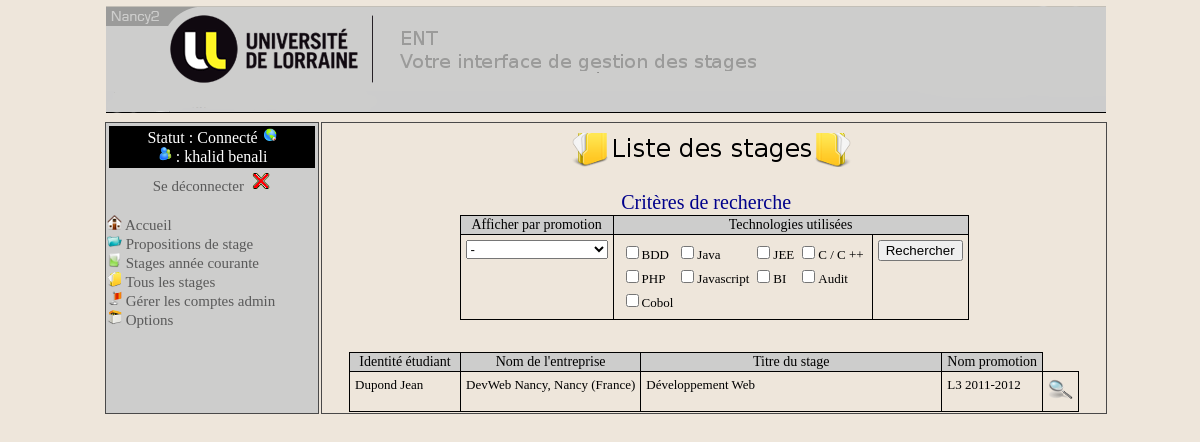
The app's page /?action=listeStages (signed in) with its own data.
### tables this page shows
CREATE TABLE IF NOT EXISTS `techno` (
  `id` int(11) NOT NULL AUTO_INCREMENT,
  `nom` varchar(100) NOT NULL,
  PRIMARY KEY (`id`)
);

CREATE TABLE IF NOT EXISTS `stage` (
  `idstage` int(11) NOT NULL AUTO_INCREMENT,
  `identreprise` int(11) DEFAULT NULL,
  `idcontact` int(11) DEFAULT NULL,
  `idpromotion` int(11) DEFAULT NULL,
  `idproposition` int(11) NOT NULL,
  `idutilisateur` int(11) NOT NULL,
  `sujetstage` text,
  `titrestage` varchar(200) NOT NULL,
  `technostage` varchar(200) NOT NULL,
  `datevalidation` date DEFAULT NULL,
  `datedebut` date DEFAULT NULL,
  `datefin` date DEFAULT NULL,
  `datesoutenance` date DEFAULT NULL,
  `lieusoutenance` varchar(50) DEFAULT NULL,
  `etatstage` varchar(50) DEFAULT NULL,
  `noteobtenue` smallint(6) DEFAULT NULL,
  `appreciationobtenue` text,
  `remuneration` text,
  `embauche` tinyint(1) DEFAULT NULL,
  `dateembauche` date DEFAULT NULL,
  `respcivil` tinyint(1) DEFAULT NULL,
  PRIMARY KEY (`idstage`),
  KEY `fk_association_9` (`idpromotion`),
  KEY `fk_propositionstage` (`idproposition`),
  KEY `fk_stage_contact` (`idcontact`),
  KEY `fk_stage_entreprise` (`identreprise`),
  KEY `fk_utilistateur_stage` (`idutilisateur`)
);

CREATE TABLE IF NOT EXISTS `utilisateur` (
  `idutilisateur` int(11) NOT NULL AUTO_INCREMENT,
  `idpromotion` int(11) NOT NULL,
  `mailutilisateur` varchar(50) DEFAULT NULL,
  `passwordutilisateur` varchar(50) DEFAULT NULL,
  `passwordutilisateurtmp` varchar(50) NOT NULL,
  `nomutilisateur` varchar(50) DEFAULT NULL,
  `prenomutilisateur` varchar(50) DEFAULT NULL,
  `numetudiant` varchar(50) DEFAULT NULL,
  `idConfirmationMail` varchar(100) NOT NULL,
  `admin` tinyint(1) DEFAULT NULL,
  PRIMARY KEY (`idutilisateur`),
  KEY `fk_utilisateurpromotion` (`idpromotion`)
);

CREATE TABLE IF NOT EXISTS `entreprise` (
  `identreprise` int(11) NOT NULL AUTO_INCREMENT,
  `nomentreprise` varchar(50) DEFAULT NULL,
  `adresseentreprise` varchar(200) DEFAULT NULL,
  `villeentreprise` varchar(50) DEFAULT NULL,
  `codepostalentreprise` varchar(50) DEFAULT NULL,
  `paysentreprise` varchar(50) DEFAULT NULL,
  `numerotelephone` varchar(50) DEFAULT NULL,
  `numerosiret` varchar(17) DEFAULT NULL,
  `urlsiteinternet` varchar(50) DEFAULT NULL,
  `statutjuridique` varchar(50) DEFAULT NULL,
  PRIMARY KEY (`identreprise`)
);

CREATE TABLE IF NOT EXISTS `promotion` (
  `idpromotion` int(11) NOT NULL AUTO_INCREMENT,
  `nompromotion` varchar(50) DEFAULT NULL,
  `accesentreprises` tinyint(1) DEFAULT NULL,
  PRIMARY KEY (`idpromotion`)
);

### Pages/Controleur/ControleurResponsable.php (called while the page is built, shortened)
<?php
require_once RACINE_VUE . 'Afficheur.php';
require_once RACINE_VUE . 'VueMenuGauche.php';
require_once RACINE_VUE . 'VueCorpsResponsable.php';
require_once 'BDResponsable.php';
    function afficherListeStage(){
        $tabStage = null ;
        $idPromoSelect = null ;
        $tabTechnoSelect = null ;
        if ($tabTechnoSelect == null && $idPromoSelect == null){
            $tabStage = BDResponsable::rechercherStage();
        }else{
            $tabStage = BDResponsable::rechercherStageByPromoByTechno($idPromoSelect, $tabTechnoSelect);
        }
        $tabPromotion = BDCommun::recherchePromotion();
        $technoTab = BDCommun::rechercheTechnos();
        $corps = genererListeStage($tabStage, $tabPromotion, $technoTab, $idPromoSelect, $tabTechnoSelect);
    }
?>

### Pages/Controleur/ControleurPrincipal.php (called while the page is built, shortened)
<?php
require_once RACINE_CONTROLEUR . 'ControleurResponsable.php';
call_action();
function verifierAutorisationAction($action) {
    if (isset($_SESSION['connecte'])) {
        if ($_SESSION['connecte'] == 1) {
            $utilisateur = $_SESSION['modeleUtilisateur'];
            if ($utilisateur->getAdmin()) {
                if ($action == "listePropositionStageResponsable") {
                    return $action;
                } else if ($action == "detailProp") {
                    return $action;
                } else if ($action == "validerProp") {
                    return $action;
                } else if ($action == 'detailStage') {
                    return $action;
                } else if ($action == "editerStage") {
                    return $action;
                } else if ($action == "listeStageAnneeCourante") {
                    return $action;
                } else if ($action == "listeStages") {
                    return $action;
                } else if ($action == "gererCompteAdmin") {
                    return $action;
                } else if ($action == "accesDonneesEtudiants") {
                    return $action;
                } else if ($action == "pagePrincipale") {
                    return $action;
                } else if ($action == "connexion") {
                    return $action;
                } else if ($action == "deconnexion") {
                    return $action;
                } else if ($action == "ajouterAdmin") {
                    return $action;
                } else if ($action == "validerModifStage") {
                    return $action;
                } else if ($action == "modifierAdmin") {
                    return $action;
                } else if ($action == "modifierAdminEtape2") {
                    return $action;
                } else if ($action == "supprimerAdmin") {
                    return $action;
                } else if ($action == "option") {
                    return $action;
                } else if ($action == "gererPromotion") {
                    return $action;
                } else if ($action == "telechargement") {
                    return $action;
                } else {
                    return "pagePrincipaleResponsable";
                }
            }
        }
    }
}
function call_action() {
    $action = '';
    if (!isset($_REQUEST['action'])) {
        $action = 'afficherAccueil';
    } else {
        $action = $_REQUEST['action'];
        $action = verifierAutorisationAction($action);
        switch ($action) {
            case 'listeStages' :
                $action = 'afficherListeStage';
                break;
        }
    }
    $action();
}
?>

### index.php (called while the page is built, shortened)
<?php
    require_once RACINE_CONTROLEUR.'ControleurPrincipal.php' ;
?>

### Pages/Modele/ModeleTechno.php (called while the page is built, shortened)
<?php
    class ModeleTechno {
        private $id ;
        private $nom ;
        function __construct($id, $nom) {
            $this->id = $id;
            $this->nom = $nom;
        }
        public function getId() {
            return $this->id;
        }
        public function getNom() {
            return $this->nom;
        }
    }
?>

### BDCommun.php (called while the page is built, shortened)
<?php
class BDCommun{
    public static function rechercheTechnos(){
        $technoTab = NULL ;
        $requete = "SELECT * FROM techno";
        $retour = mysql_query($requete);
        $i=0;
        while ($tableau = mysql_fetch_array($retour)) {
            $technoTab[$i] = new ModeleTechno($tableau['id'], $tableau['nom']);
            $i++ ;
        }
        return $technoTab ;
    }
}
?>

### Pages/Modele/ModeleStage.php (called while the page is built, shortened)
<?php
class ModeleStage {
    private $idstage;
    private $titreStage;
    private $utilisateur;
    private $entreprise;
    private $promotion;
    function __construct($idstage, $identreprise, $idcontact, $sujetstage, $datevalidation, $datedebut, $datefin, $datesoutenance, $lieusoutenance, $etatstage, $noteobtenue, $appreciationobtenue, $remuneration, $embauche, $dateembauche, $utilisateur, $entreprise, $contact, $promotion, $respcivil, $titreStage, $technoStage) {
        $this->idstage = $idstage;
        $this->utilisateur = $utilisateur;
        $this->entreprise = $entreprise;
        $this->promotion = $promotion;
        $this->titreStage = $titreStage;
    }
    public function getTitreStage() {
        return $this->titreStage;
    }
    public function getIdstage() {
        return $this->idstage;
    }
    public function getUtilisateur() {
        return $this->utilisateur;
    }
    public function getEntreprise() {
        return $this->entreprise;
    }
    public function getPromotion() {
        return $this->promotion;
    }
}
?>

### Pages/Modele/ModeleUtilisateur.php (called while the page is built, shortened)
    <?php
    class ModeleUtilisateur {
        private $prenom ;
        private $nom ;
        function __construct($id, $promotion, $numeroetudiant, $prenom, $nom, $mail, $admin, $idpromotion) {
            $this->prenom = $prenom;
            $this->nom = $nom;
        }
        public function getPrenom() {
            return $this->prenom;
        }
        public function getNom() {
            return $this->nom;
        }
    }
?>

### BDResponsable.php (called while the page is built, shortened)
<?php
require_once RACINE_MODELE . 'ModeleEntreprise.php';
require_once RACINE_MODELE . 'ModeleStage.php';
require_once RACINE_MODELE . 'ModeleUtilisateur.php';
require_once RACINE_MODELE . 'ModelePromotion.php';
require_once RACINE_MODELE . 'ModeleTechno.php';
class BDResponsable {
    public static function rechercherStage(){
        $tabStage = null;
        $i=0;
        $requete = "SELECT s.idstage, s.etatstage, s.datevalidation, s.titrestage, u.nomutilisateur,
                    u.prenomutilisateur, e.nomentreprise, e.paysentreprise,
                    e.villeentreprise, s.noteobtenue, pr.nompromotion
                    FROM stage s, entreprise e, utilisateur u, promotion pr
                    WHERE u.idutilisateur = s.idutilisateur
                    AND u.idpromotion = pr.idpromotion
                    AND s.identreprise = e.identreprise
        ";
        $retour = mysql_query($requete) or die(mysql_error());
        while ($tableau = mysql_fetch_array($retour)) {
            $promotion = new ModelePromotion(null, $tableau['nompromotion'], null);
            $etudiant = new ModeleUtilisateur(null, null, null, $tableau['prenomutilisateur'], $tableau['nomutilisateur'], null, null, NULL);
            $entreprise = new ModeleEntreprise(null, $tableau['nomentreprise'], null, $tableau['villeentreprise'], null,  $tableau['paysentreprise'], null, null, null, null);
            $tabStage[$i] = new ModeleStage($tableau['idstage'], null, null, null, $tableau['datevalidation'], null, null, null, null, $tableau['etatstage'], $tableau['noteobtenue'], null, null, null, null, $etudiant, $entreprise, null, $promotion,null, $tableau['titrestage'], null);
            $i++;
        }
        return $tabStage;
    }
}
?>

### Pages/Modele/ModeleEntreprise.php (called while the page is built, shortened)
<?php
    class ModeleEntreprise {
        private $nom ;
        private $ville ;
        private $pays ;
        function __construct($id, $nom, $adresse, $ville, $codePostal, $pays, $numeroTelephone, $numeroSiret, $urlSiteInternet, $statutJuridique) {
            $this->nom = $nom;
            $this->ville = $ville;
            $this->pays = $pays;
        }
        public function getNom() {
            return $this->nom;
        }
        public function getVille() {
            return $this->ville;
        }
        public function getPays() {
            return $this->pays;
        }
    }
?>

### Pages/Modele/ModelePromotion.php (called while the page is built, shortened)
<?php
class ModelePromotion {
    private $nompromotion;
    function __construct($idpromotion, $nompromotion, $accesentreprises) {
        $this->nompromotion = $nompromotion;
    }
    public function getNompromotion() {
        return $this->nompromotion;
    }
}
?>

### Pages/Vue/VueCorpsResponsable.php (the view, shortened to what this page needs)
<?php
function genererListeStage($tabStage, $tabPromotion, $technoTab, $idPromoSelect, $tabTechnoSelect) {
    $corps = "<td id = \"corps\">
            <table>
                    <tr>
                        <td class=\"titre\">
                            <img src=\"Images/liste_stages.png\" alt=\"titre\">
                        </td>
                    </tr>
                </table><br/>
            <form name=\"formulaireListeStage\" method=\"post\" action=\"" . RACINE . "?action=listeStages\">
            <table class=\"tab_prop_stage\">
            <tr>
                <td colspan=\"2\" class=\"sous_titre_prop\">
                    &nbsp;&nbsp;&nbsp;&nbsp;&nbsp;&nbsp;&nbsp;&nbsp;&nbsp;&nbsp;&nbsp;&nbsp;&nbsp;&nbsp;&nbsp;
                    Crit&egrave;res de recherche
                </td>
            </tr>
            <tr>
                <td class=\"entete_tab_prop_stage\">
                    Afficher par promotion
                </td>
                <td colspan=\"2\" class=\"entete_tab_prop_stage\">
                    Technologies utilisées
                </td>
             </tr>
             <tr>
                <td class=\"contenu_tab\">
            <select name=\"promotion\" id=\"promotion\">
            <option value=\"-\">-</option>";
            foreach ($tabPromotion as $promoCourante) {
                $corps .= "<option value=\"" . $promoCourante->getIdpromotion() . "\">" . $promoCourante->getNompromotion() . "</option>";
            }
            $corps .= "</select>
            </td>
            <td class=\"contenu_tab\">
                <table>
                ";
                $i = 0;
                $j = 1;
                foreach ($technoTab as $techno) {
                    if($i == 0){
                        $corps .= "<tr>";
                    }
                    $aCocher = FALSE ;
                    if($aCocher){
                        $corps .= "<td><input type=\"checkbox\" checked id=\"techno".$j."\"  value=\"".$techno->getId()."\" name=\"check[]\">".$techno->getNom()."</td>";
                    }else{
                        $corps .= "<td><input type=\"checkbox\" id=\"techno".$j."\"  value=\"".$techno->getId()."\" name=\"check[]\">".$techno->getNom()."</td>";
                    }
                    $j++;
                    $i++ ;
                    if($i == 4){
                        $corps .= "</tr>";
                        $i = 0 ;
                    }
                }
                $corps .= "</table>
                </td>
                <td class=\"contenu_tab\">
                    <input type=\"submit\" value=\"Rechercher\" ><br/>
                </td>
                </tr>
                </table>
                </form><br/><br/>
             <table class=\"tab_prop_stage\">
                    <tr>
                        <td class=\"entete_tab_prop_stage_identity\">
                            Identit&eacute; &eacute;tudiant
                        </td>
                        <td class=\"entete_tab_prop_stage\">
                            Nom de l'entreprise
                        </td>
                        <td class=\"entete_tab_prop_stage_resume\">
                            Titre du stage
                        </td>
                        <td class=\"entete_tab_prop_stage\">
                            Nom promotion
                        </td>
                    </tr>
            ";
    if ($tabStage != null) {
        foreach ($tabStage as $stage) {
            $corps = $corps . "
                        <tr>
                            <td class=\"contenu_tab\">" . $stage->getUtilisateur()->getNom()." ".$stage->getUtilisateur()->getPrenom()
                    . "</td>
                            <td class=\"contenu_tab\">" . $stage->getEntreprise()->getNom() . ", " . $stage->getEntreprise()->getVille() . " (" . $stage->getEntreprise()->getPays() . ")"
                    . "</td>
                            <td class=\"contenu_tab\">" . $stage->getTitreStage()
                    . "</td>
                            <td class=\"contenu_tab\">" . $stage->getPromotion()->getNompromotion()
                    . "</td>
                            <td class=\"contenu_tab\"><a href=\"" . RACINE . "?action=detailStage&idstage=" . $stage->getIdstage() . "\"><img src=\"".RACINE_IMAGE."loupe.png\" alt=\"loupe\"/></a>
                            </td>
                     </tr>";
        }
        $corps .= "</table>";
    }
    $corps .= "</td>
                </tr>
            </table>";
    return $corps;
}
?>

### records on screen
techno: nom "BDD"
techno: nom "Java"
techno: nom "JEE"
techno: nom "C / C ++"
techno: nom "PHP"
techno: nom "Javascript"
techno: nom "BI"
techno: nom "Audit"
techno: nom "Cobol"
stage: idutilisateur.nomutilisateur "Dupond", idutilisateur.prenomutilisateur "Jean", identreprise.nomentreprise "DevWeb Nancy", identreprise.villeentreprise "Nancy", identreprise.paysentreprise "France", titrestage "Développement Web", idpromotion.nompromotion "L3 2011-2012"

### other values on screen
$_SESSION['prenom'] "khalid"
$_SESSION['nom'] "benali"
